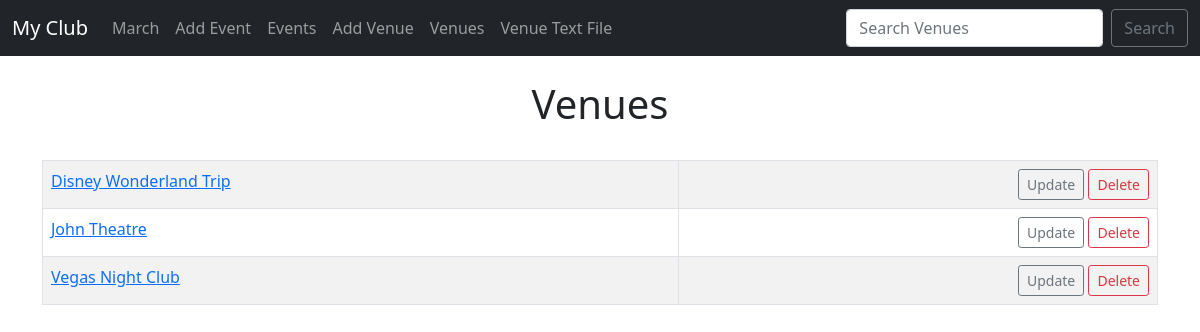
Screenshot of /list_venues with the database file from the repository.
### events/models.py (models this page shows)
class Venue(models.Model):
	name = models.CharField('Venue Name', max_length=120)
	address = models.CharField(max_length=300)
	zip_code = models.CharField(max_length=10)
	phone = models.CharField('Contact Phone', max_length=10, blank=True)
	web = models.URLField	('Website Address', blank=True)
	email_address = models.EmailField('Email Address', blank=True)
	def __str__(self):
		return self.name

### events/views.py (the view)
# urls.py: path('list_venues', views.list_venues, name='list-venues'),
def list_venues(request):
	venue_list = Venue.objects.all().order_by('name') #order_by('?') will do random ordering
	return render(request, 'events/venue.html', {"venues": venue_list})

### events/templates/events/venue.html
{% extends 'events/base.html' %}
{% block content %}
	<center>
	<h1>Venues</h1><br/>
	<table class="table table-striped table-hover table-bordered">
		{% for venue in venues %}
		<tr>
			<td>
				<a href="{% url 'show-venue' venue.id %}">{{ venue }}</a><br/>
			</td>
			<td align="right">
				<a href="{% url 'update-venue' venue.id %}" class="btn btn-outline-secondary btn-sm">Update</a>
				<a href="{% url 'delete-venue' venue.id %}" class="btn btn-outline-danger btn-sm">Delete</a>
			</td>
		</tr>
		{% endfor %}
	</table>
	</center>
{% endblock %}

### rows the page displays
Venue: name "Disney Wonderland Trip"
Venue: name "John Theatre"
Venue: name "Vegas Night Club"
